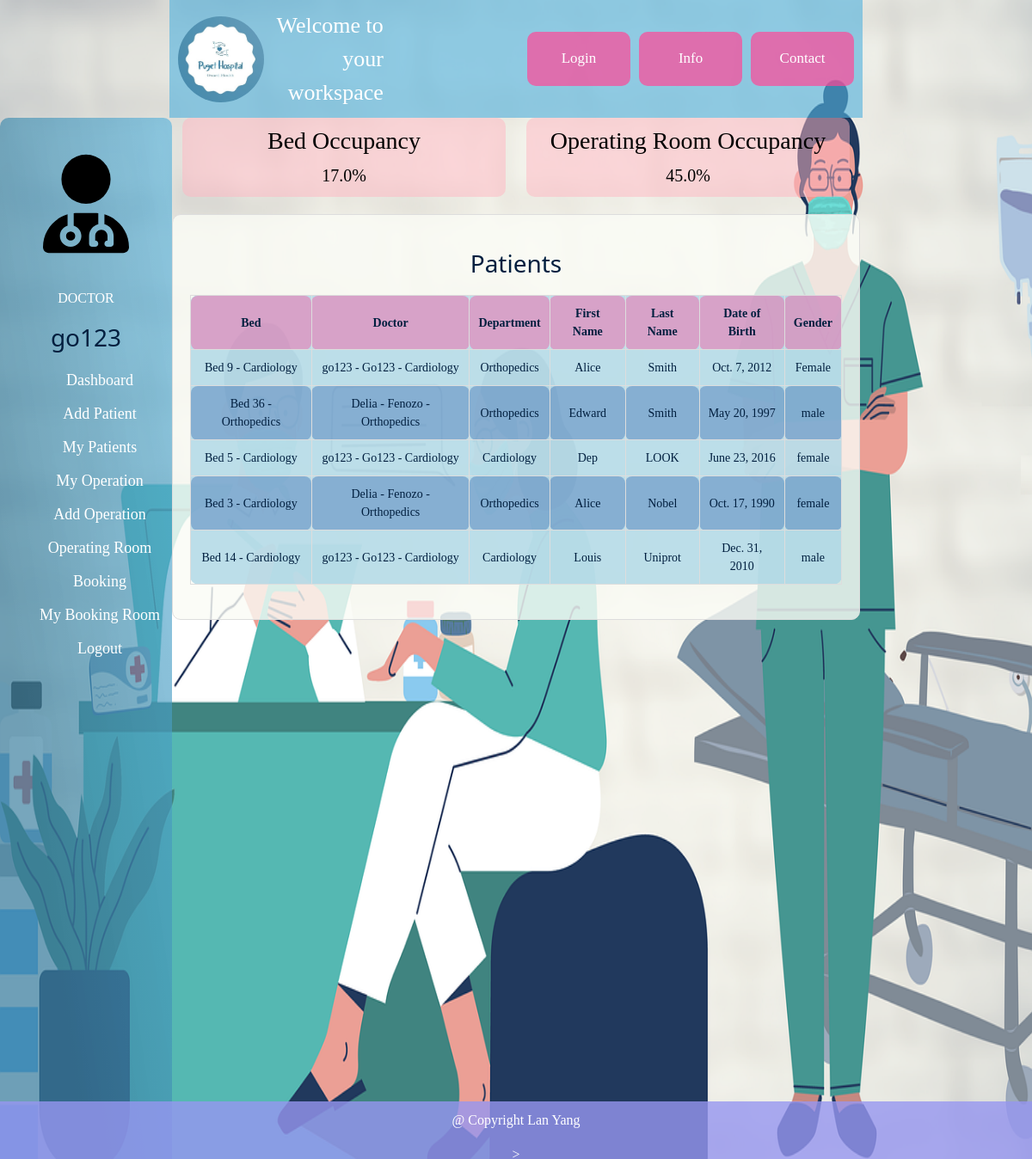
Screenshot of /doctor_workspace/ (signed in) with the database file from the repository.
### inpatientsystemApp/models.py (models this page shows, shortened)
class Patient(models.Model):
    id_patient = models.AutoField(primary_key=True, verbose_name="Patient ID")
    id_bed = models.ForeignKey('Bed', on_delete=models.SET_NULL, null=True)
    id_doctor = models.ForeignKey('Doctor', on_delete=models.SET_NULL, null=True)
    id_department = models.ForeignKey(Department, on_delete=models.SET_NULL, null=True)
    first_name = models.CharField(max_length=50)
    last_name = models.CharField(max_length=50)
    date_of_birth = models.DateField()
    patient_department = models.CharField(max_length=50)
    gender_patient = models.CharField(max_length=10)

class Bed(models.Model):
    id_bed = models.AutoField(primary_key=True, verbose_name="Bed ID")
    id_patient = models.ForeignKey(Patient, on_delete=models.SET_NULL, null=True)
    id_department = models.ForeignKey(Department, on_delete=models.SET_NULL, null=True)
    bed_department = models.CharField(max_length=50)
    def __str__(self):
        return f"Bed {self.id_bed} - {self.bed_department}"

class Doctor(models.Model):
    id_doctor = models.AutoField(primary_key=True)
    name_department = models.ForeignKey(Department, on_delete=models.CASCADE, to_field='name_department')
    first_name = models.CharField(max_length=50)
    last_name = models.CharField(max_length=50)
    email = models.CharField(max_length=50, null=True)
    description_doctor = models.TextField()
    profile_pic = models.ImageField(upload_to='doctor_profile_pic/', null=True, blank=True)
    user = models.OneToOneField(User, on_delete=models.CASCADE, related_name='doctor', null=True, blank=True)
    def __str__(self):
        return f'{self.first_name} - {self.last_name} - {self.name_department}'

class Department(models.Model):
    id_department = models.AutoField(primary_key=True)
    name_department = models.CharField(max_length=50, unique=True)
    def __str__(self):
        return self.name_department

### inpatientsystemApp/views.py (the view)
# urls.py: path('doctor_workspace/', views.doctor_workspace, name='doctor_workspace'),
@login_required
def doctor_workspace(request):
    total_beds = Bed.objects.count()
    occupied_beds = Bed.objects.exclude(id_patient=None).count()
    bed_occupied = (occupied_beds / total_beds) * 100 if total_beds > 0 else 0
    total_operating_rooms = OperatingRoom.objects.count()
    occupied_operating_rooms = OperatingRoomSchedule.objects.count()
    operating_room_occupied = (
                                          occupied_operating_rooms / total_operating_rooms) * 100 if total_operating_rooms > 0 else 0
    patients = Patient.objects.all()
    context = {
        'doctor': request.user.doctor,
        'bed_occupied': round(bed_occupied, 1),
        'operating_room_occupied': round(operating_room_occupied, 1),
        'patients': patients
    }
    return render(request, 'doctor_workspace.html', context)

### inpatientsystemApp/templates/doctor_workspace.html (shortened to what this page needs)
{% extends 'homepage.html' %}
{% load static %}
{% block content %}
    <div class="container-fluid">
        <div class="row">
            <div class="col-md-2" style="background-color: rgba(83, 178, 221, 0.62); border-radius: 10px; background-image: linear-gradient(
                to top right,
                rgba(0, 0, 0, 0.2),
                rgba(0, 0, 0, 0.2) 30%,
                rgba(0, 0, 0, 0)); height: 100vh;">
                <nav class="menu" tabindex="0">
                    <header class="avatar">
                        <img src="{% static "media/images/user-doctor-solid.svg" %}"/>
                        <h6>DOCTOR</h6>
                        <h2>{{ request.user.first_name }}</h2>
                    </header>
                    <ul>
                        <a style="color:white; text-decoration:none;font-size: 18px"
                           href="{% url 'doctor_workspace' %}"><span>Dashboard</span></a> <br>
                        <a style="color:white; text-decoration:none;font-size: 18px"
                           href="{% url 'add_patient' %}"><span>Add Patient</span></a><br>
                        <a style="color:white; text-decoration:none;font-size: 18px"
                           href="{% url 'patients' %}"><span>My Patients</span></a><br>
                        <a style="color:white; text-decoration:none;font-size: 18px"
                           href="{% url 'my_operation' %}"><span>My Operation</span></a><br>
                        <a style="color:white; text-decoration:none;font-size: 18px"
                           href="{% url 'add_operation' %}"><span>Add Operation</span></a><br>
                        <a style="color:white; text-decoration:none;font-size: 18px"
                           href="{% url 'operating_room_booking' %}"><span>Operating Room Booking</span></a><br>
                        <a style="color:white; text-decoration:none;font-size: 18px"
                           href="{% url 'my_booking_room' %}"><span>My Booking Room</span></a><br>
                        <a style="color:white; text-decoration:none; font-size: 18px"
                           href="{% url 'doctor_logout' %}"><span>Logout</span></a><br>
                    </ul>
                </nav>
            </div>
            <div class="col-md-8">
                <div class="row">
                    <div class="col-md-6">
                        <div class="occupancy-panel">
                            <h3 style="color: black;">Bed Occupancy</h3>
                            <div class="occupancy-info" style="color: black;">
                                {{ bed_occupied }}%
                            </div>
                        </div>
                    </div>
                    <div class="col-md-6">
                        <div class="occupancy-panel">
                            <h3 style="color: black;">Operating Room Occupancy</h3>
                            <div class="occupancy-info" style="color: black;">
                                {{ operating_room_occupied }}%
                            </div>
                        </div>
                    </div>
                </div>
                <div class="row">
                    <div class="col-md-12">
                        <h2>Patients</h2>
                        <table id="Patient_Table" class="display">
                            <thead>
                            <tr>
                                <th>Bed</th>
                                <th>Doctor</th>
                                <th>Department</th>
                                <th>First Name</th>
                                <th>Last Name</th>
                                <th>Date of Birth</th>
                                <th>Gender</th>
                            </tr>
                            </thead>
                            <tbody>
                            {% for patient in patients %}
                                <tr>
                                    <td>{{ patient.id_bed }}</td>
                                    <td>{{ patient.id_doctor }}</td>
                                    <td>{{ patient.patient_department }}</td>
                                    <td>{{ patient.first_name }}</td>
                                    <td>{{ patient.last_name }}</td>
                                    <td>{{ patient.date_of_birth }}</td>
                                    <td>{{ patient.gender_patient }}</td>
                                </tr>
                            {% endfor %}
                            </tbody>
                        </table>
                    </div>
                </div>
            </div>
        </div>
    </div>
{% endblock %}

### inpatientsystemApp/templates/homepage.html (shortened to what this page needs)
<!DOCTYPE html>
<html lang="en">
     {% load static %}
<head>
    <link rel="stylesheet" type="text/css" href="{% static 'css/style_calender.css' %}">
    <link rel="stylesheet" type="text/css" href="{% static 'css/bootstrap.min.css' %}">
</head>
<body>
<link rel="stylesheet" type="text/css" href="{% static 'css/styles.css' %}">
<div class="navbar">
    <div class="logo">
        <a href="{% url 'homepage' %}" role="button"><img src="{% static 'media/images/lgpuget.jpg' %}" alt="Logo"></a>
    </div>
    <div class="center-text">
        Welcome to your workspace
    </div>
    <div class="nav-buttons">
        <a class="nav_button" href="{% url 'login' %}" role="button">Login</a>
        <a class="nav_button" href="{% url 'info_page' %}" role="button">Info</a>
        <a class="nav_button" href="{% url 'contact_page' %}" role="button">Contact</a>
    </div>
</div>
{% block content %}{% endblock content %}
<div class="bottombar">
    <div class="center-text-bt" style="font-size: 16px">
        <p> @ Copyright Lan Yang </p>>
    </div>
</div>
</body>
</html>

### inpatientsystemApp/static/css/style_calender.css (style rules this page uses)
:root { --dark-text: #f8fbff; --light-body: #f3f8fe; --light-main: #fdfdfd; --light-second: #c3c2c8; --light-hover: #f0f0f0; --light-text: #151426; --light-btn: #9796f0; --blue: #0000ff; --white: #fff; --shadow: rgba(100, 100, 111, 0.2) 0px 7px 29px 0px; --font-family: consolas; }
* { padding: 0; margin: 0; box-sizing: border-box; }
html, body { place-items: center; font-family: var(--font-family); background:linear-gradient(to right, #9796f0, #fbc7d4); overflow: hidden; }

### inpatientsystemApp/static/css/styles.css (style rules this page uses)
body { color: #ffffff; font-size: 26px; font-family: serif, "Harlow Solid Italic"; text-align: center; line-height: 1.5; max-width: 100%; margin: 0 auto; padding: 0; height: 100vh; background-size: 100% 100%; max-height: 100vh; overflow-y: auto; }
.bottombar { margin-top: 18px;height: 5%;background-color: rgba(151, 150, 240, 0.8); position: fixed; bottom: 0; width: 100%; text-align: center; padding: 10px; }
.navbar { display: flex; align-items: center; justify-content: space-between; background-color: rgba(83, 178, 221, 0.62); padding: 10px; }
.logo img { height: 100%; width: auto; object-fit: contain; border-radius: 50%; }
.center-text { margin-right: 20%; flex: 1; text-align: right; color: white; }
.nav-buttons { display: flex; color: salmon; }
.nav_button { display: inline-block; line-height: 2.5; border-radius: 10px; padding: 10px 10px; font-size: 17px; height: 100%; width: 120px; margin: 0; margin-left: 10px; text-align: center; text-decoration: none; color: white; background-color: rgba(255, 70, 150, 0.7); border: 2px rgba(83, 178, 221, 0.62); transition: background-color 0.3s, color 0.3s; }
img { width : 100px; height : 200px; max-width : 100px; max-height : 200px; }
a { width: auto; max-width: 70%; margin: 0 auto; margin-top: 10px; }

### inpatientsystemApp/templates/doctor_workspace.html (style rules this page uses)
.occupancy-panel { background-color: rgba(255, 182, 193, 0.5); border-radius: 10px; padding: 10px; text-align: center; margin-bottom: 20px; }
.occupancy-info { font-size: 20px; color: black; }
h2 { font-family: 'Segoe UI', Tahoma, Geneva, Verdana, sans-serif; color: #001F3F; font-size: 28px; margin-bottom: 10px; margin-top: 20px; }
.col-md-12 { text-align: center; background-color: rgba(251, 252, 245, 0.8); padding: 20px; border: 1px solid #ddd; border-radius: 10px; }
#Patient_Table { width: 100%; margin: 20px auto; background-color: rgba(173, 216, 230, 0.8); border-radius: 10px; padding: 20px; }
#Patient_Table th, #Patient_Table td { text-align: center; color: #001F3F; border: 1px solid #ddd; padding: 10px; border-radius: 8px; font-size: 14px; }
#Patient_Table tbody tr:nth-child(even) { background-color: rgba(35, 91, 169, 0.35); }
#Patient_Table thead { background-color: rgba(255, 70, 150, 0.4); border-radius: 8px; }

### rows the page displays
Patient: id_bed "Bed 9 - Cardiology", id_doctor "go123 - Go123 - Cardiology", patient_department "Orthopedics", first_name "Alice", last_name "Smith", date_of_birth "Oct. 7, 2012", gender_patient "Female"
Patient: id_bed "Bed 36 - Orthopedics", id_doctor "Delia - Fenozo - Orthopedics", patient_department "Orthopedics", first_name "Edward", last_name "Smith", date_of_birth "May 20, 1997", gender_patient "male"
Patient: id_bed "Bed 5 - Cardiology", id_doctor "go123 - Go123 - Cardiology", patient_department "Cardiology", first_name "Dep", last_name "LOOK", date_of_birth "June 23, 2016", gender_patient "female"
Patient: id_bed "Bed 3 - Cardiology", id_doctor "Delia - Fenozo - Orthopedics", patient_department "Orthopedics", first_name "Alice", last_name "Nobel", date_of_birth "Oct. 17, 1990", gender_patient "female"
Patient: id_bed "Bed 14 - Cardiology", id_doctor "go123 - Go123 - Cardiology", patient_department "Cardiology", first_name "Louis", last_name "Uniprot", date_of_birth "Dec. 31, 2010", gender_patient "male"

### other values shown
{{ request.user.first_name }} "go123"
{{ bed_occupied }} "17.0"
{{ operating_room_occupied }} "45.0"
